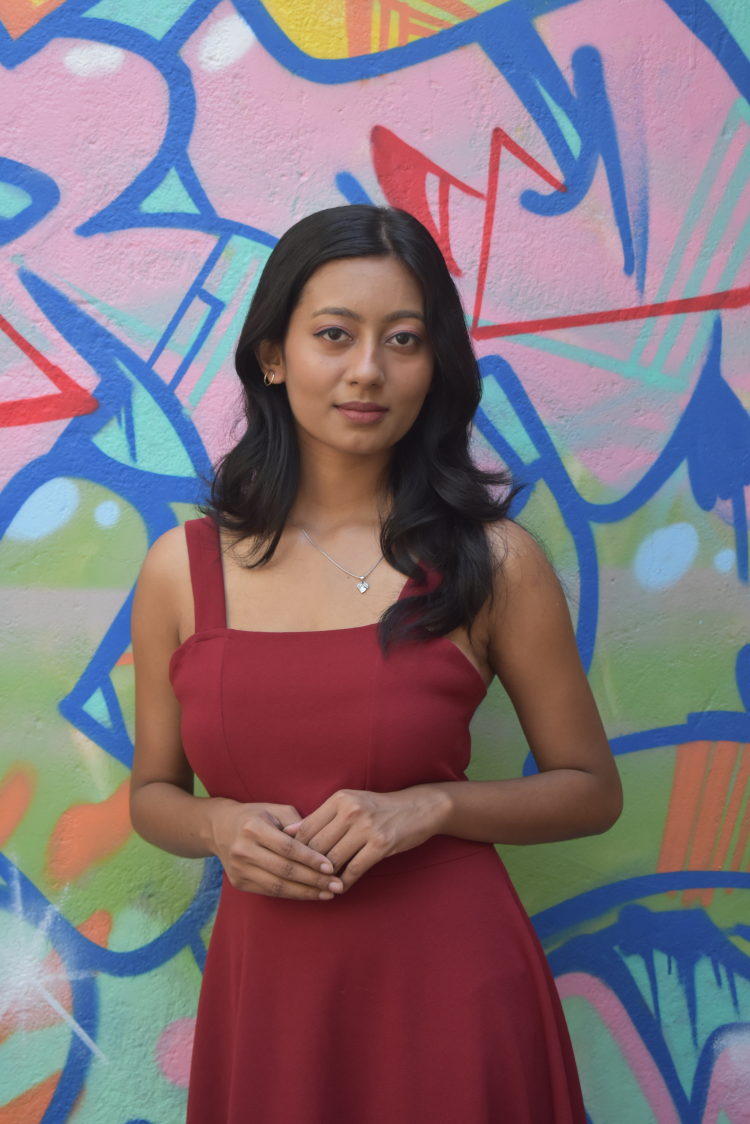
#> input picture Basic of OpenCV/Sample1.JPG, 3000 x 4496 px, given in place of the camera (shown at 1/4 size)
$ python exp1.py
#> lines starting #> are read from the running program, lines starting #| are printed output that depends on the picture
import cv2, os

alg='Face detection and algorithm\haarcascades_haarcascade_frontalface_default.xml'

dataset='dataset'
sub_data='subdata'
path=os.path.join(dataset,sub_data)
if not os.path.join(dataset,sub_data):
    os.mkdir(path)
haar_cascade=cv2.CascadeClassifier(alg)

cam=cv2.VideoCapture(0)

count=0
print("No face Detected")

while count<31:
    print(count)
    _,img=cam.read()
#> img is the input picture: shape (4496, 3000, 3); mean B, G, R 123.8, 113.7, 129.8
    grayImg=cv2.cvtColor(img,cv2.COLOR_BGR2GRAY)
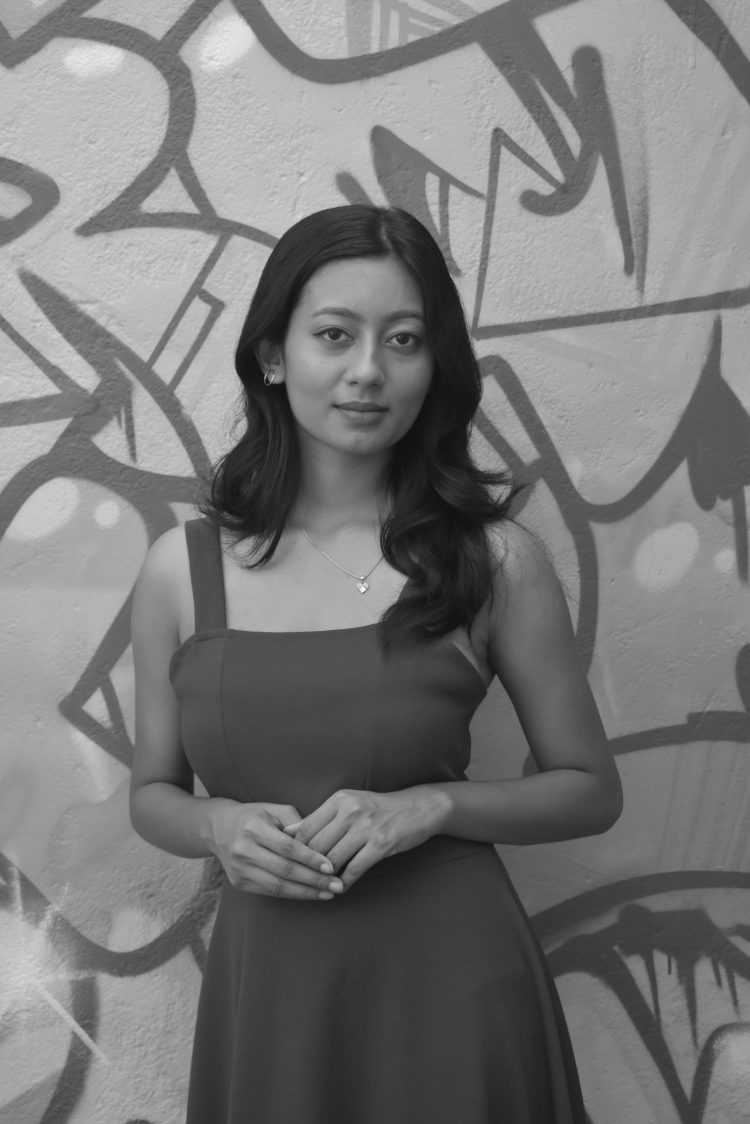
#> grayImg: shape (4496, 3000) (shown at 1/4 size); min 14, max 255, mean 119.7
    face=haar_cascade.detectMultiScale(grayImg,1.3,4)
#> face = [[2041, 466, 116, 116], [1059, 1022, 799, 799]]

    for (x,y,w,h) in face:
        cv2.rectangle(img,(x,y),(x+w,y+h),(0,255,0),2)
        faceOnly=grayImg[y:y+h,x:x+w]
        resizeImg=cv2.resize(faceOnly,(200,200))
        cv2.imwrite("%s/%s.jpg"%(path,count),resizeImg)
        count+=1
#> this loop made 2 passes
#> (x, y, w, h, count) on passes 1 to 2: (2041, 466, 116, 116, 1), (1059, 1022, 799, 799, 2)
#> pass 1, `faceOnly=grayImg[y:y+h,x:x+w]`:
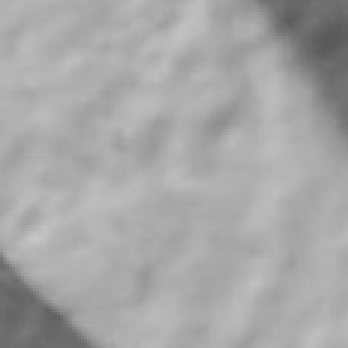
#> faceOnly: shape (116, 116) (shown 3 times larger); min 89, max 198, mean 166.5
#> pass 2, `faceOnly=grayImg[y:y+h,x:x+w]`:
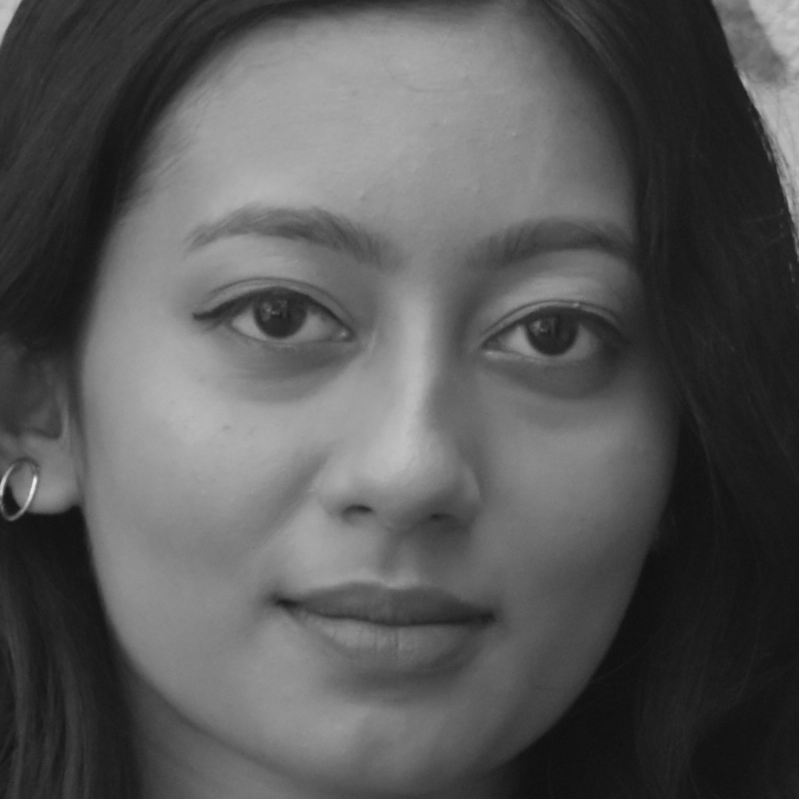
#> faceOnly: shape (799, 799); min 15, max 241, mean 87.9
#> after the loop, count = 2
    cv2.imshow("FaceDetection",img)
    key=cv2.waitKey(10)
#> (key Esc is pressed here)

    if key==27:
        break
print("Image Captured Successfully")
cam.release()
cv2.destroyAllWindows()
